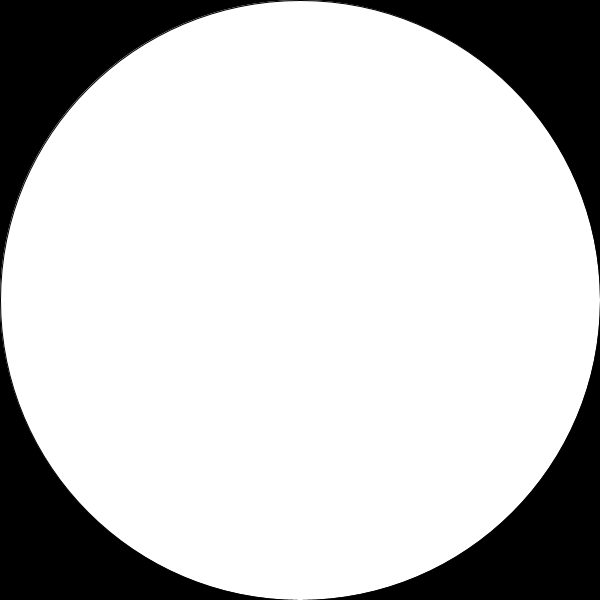
Frame 1 (no input)
Frame 60 (the mouse pressed at the canvas centre just before this capture): identical to frame 1, image omitted
Frame 120 (the mouse held since frame 60 and released just before this capture): blank canvas, image omitted

The Processing sketch that drew this single still picture (run headless with seeded random() and noise(); from frame 60 on, the mouse is pressed at the canvas centre):

// Processing sketch: week2_eplorations
// ── week2_eplorations.pde
void setup (){
  size(600, 600);
}

void draw(){
  
  println(abs(mouseX - width/2));
  
  background(0);
  ellipse(width/2, height/2,abs(mouseX - width/2)*2,abs(mouseX - width/2)*2);
  
  
}
